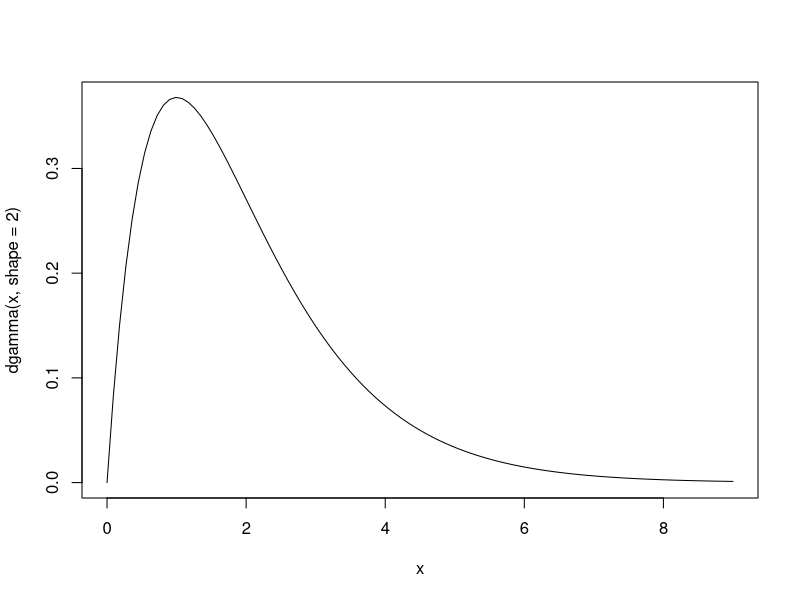

The R script that drew this image:

#vedi se di certi ci sono soluzioni

##1.44
curve(dgamma(x, shape=2), xlim=c(0,9))

x = rgamma(100000, shape=2)
y = log(x)

mean_x = median(x)
mean_y = median(y)
mean_y
mean_x


# punto a -> dimostri come su foglio carta
# punto b -> solo r
# punto c dimostra a partire da punto a

#----------------------------
#1.48
#volendo: https://it.wikipedia.org/wiki/Mediana_(statistica)#Propriet%C3%A0
#ma vedi foglio che l'ho fatta più easy
#--------------
y <- rbinom(10000000,3,0.50) # simulate 10000000 times the no. of successes in 3 trials
head(y, 10) # the first 10 of the 10 million observations generated
mean(y); sd(y)

#------
#2.16
#a) calcola lambda e vedi se sono valori probabili (magari qqplot)
#b) forse vedi poisson come binomiale come descritta qui: https://www.webtutordimatematica.it/materie/statistica-e-probabilita/distribuzioni-di-probabilita-discrete/approssimazione-binomiale-con-poisson
# ma altri dicono no boh

#-----

#2.27 -> forse marginal means sono le mean mu = (mu1, mu2), e correlation trovi da covarianza (vedi matrici)

#-----

